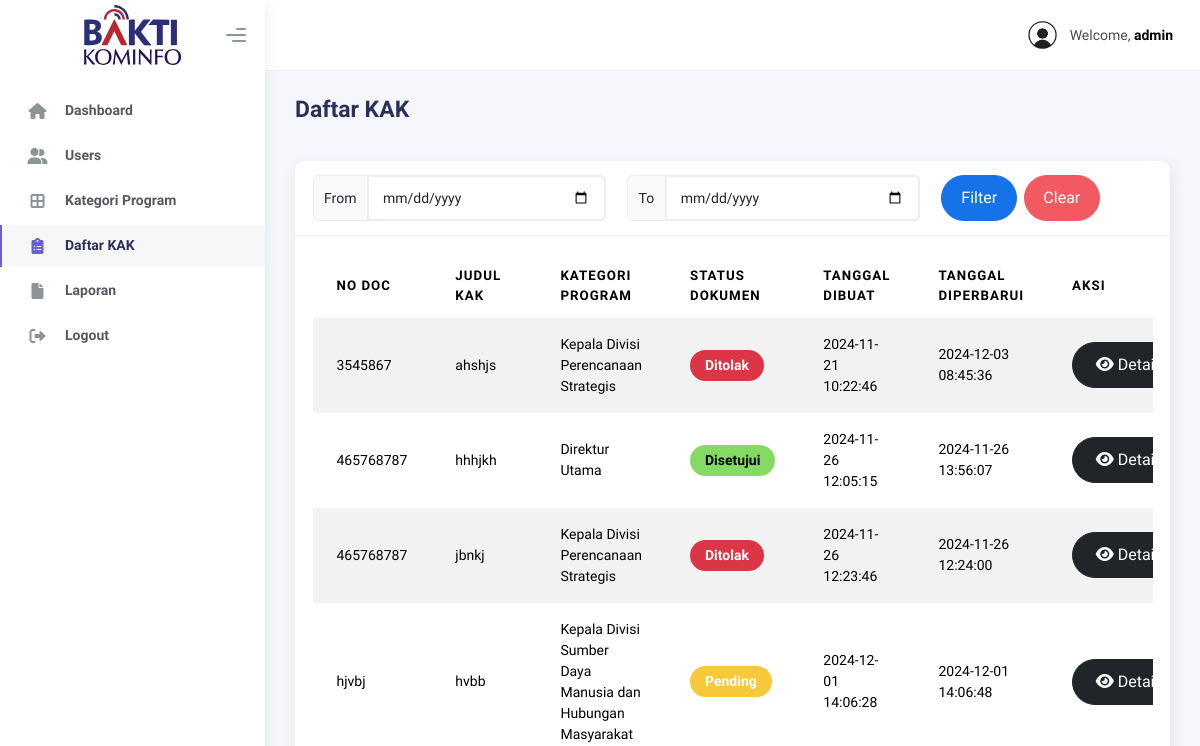
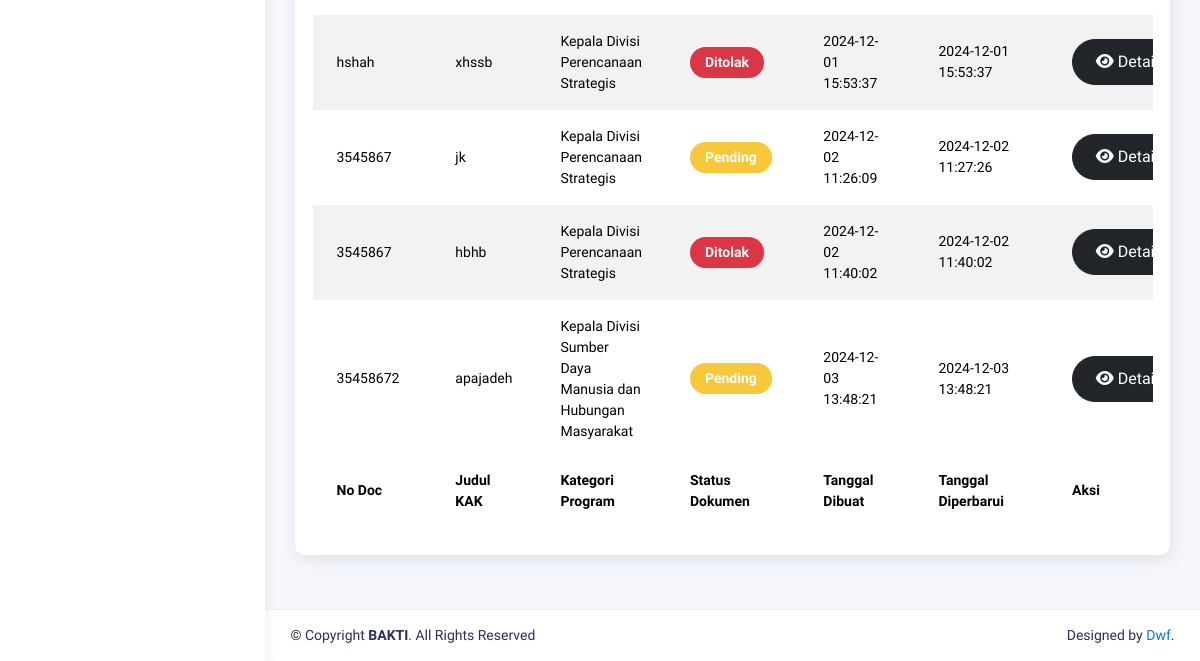
The page /views/admin/daftar.php (signed in) on the database as committed earlier (2 pictures, top to bottom).
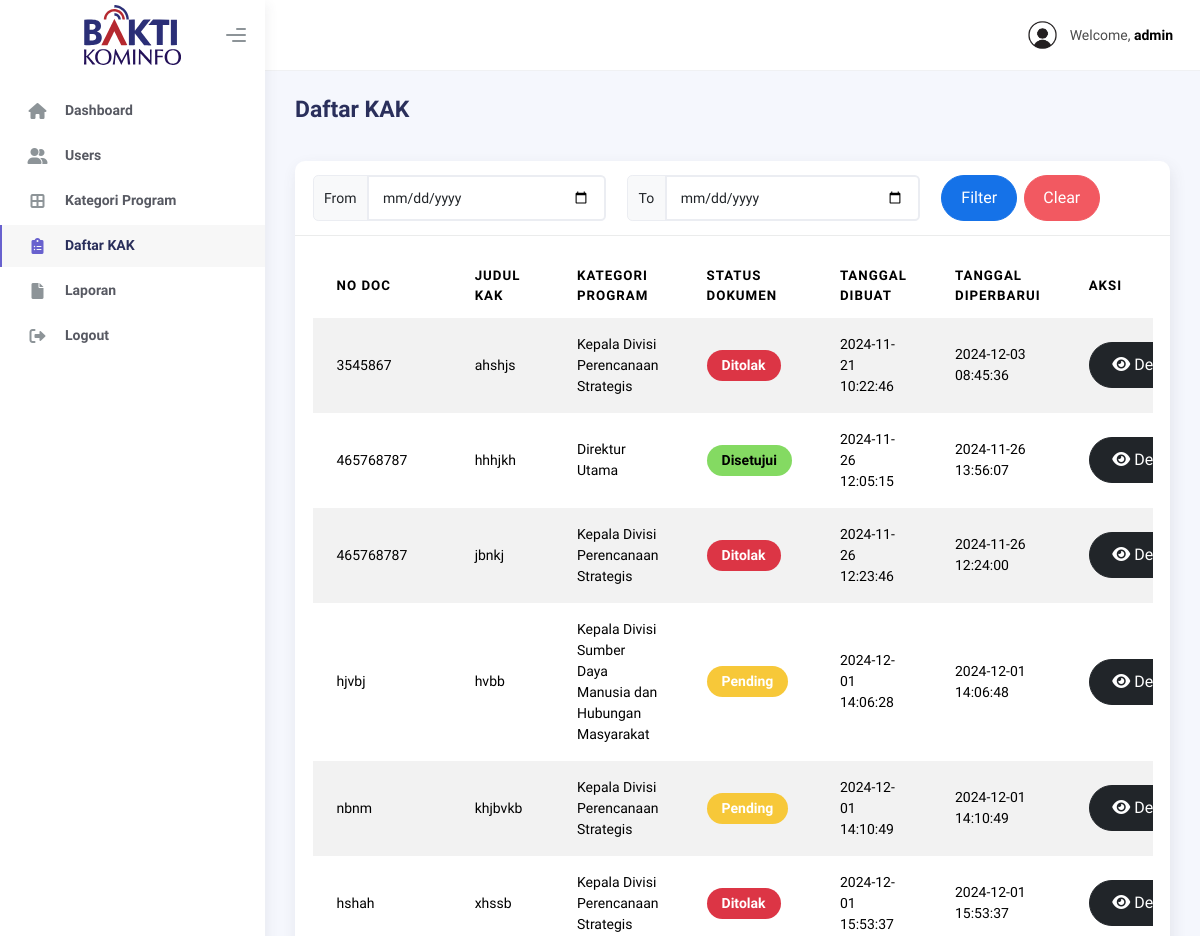
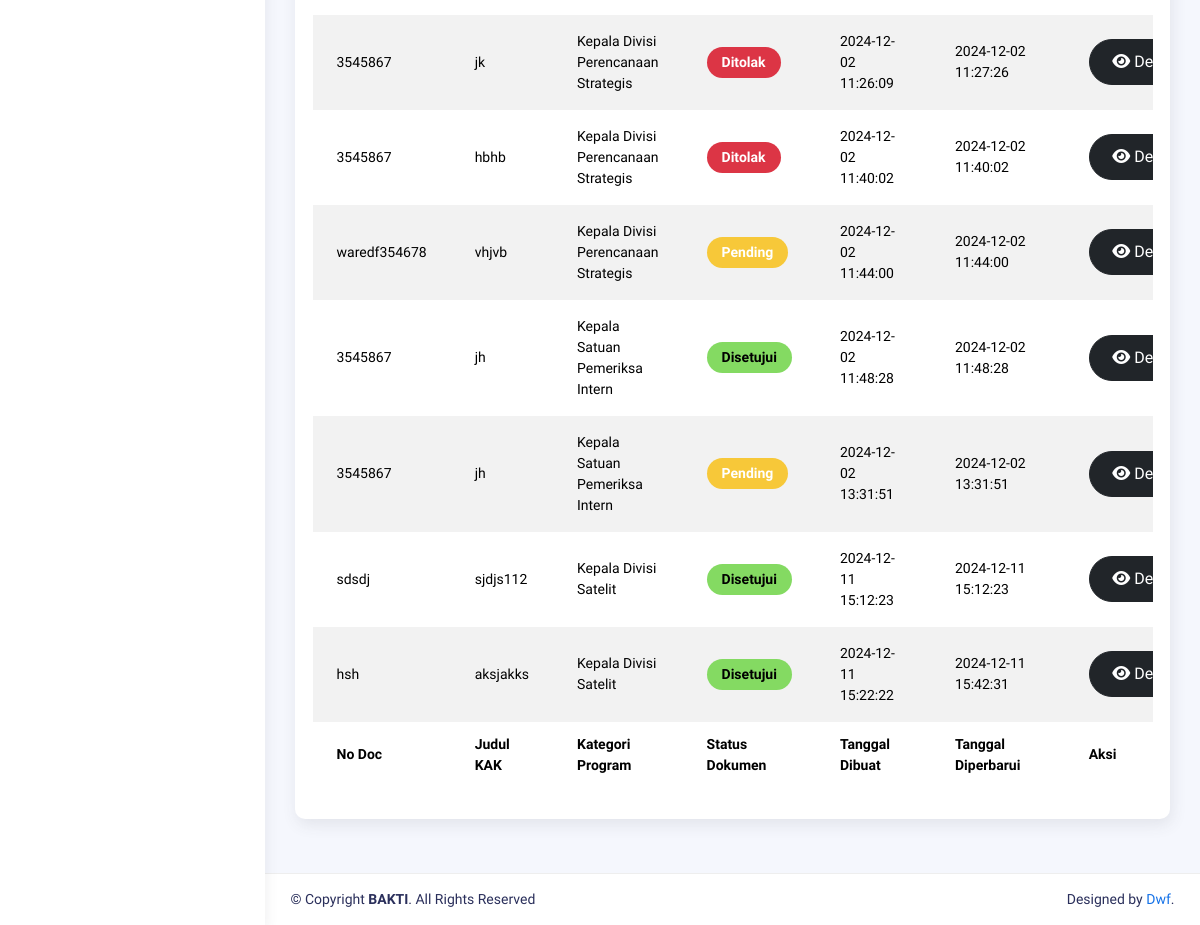
The same page on the database as committed later (2 pictures, top to bottom).
### tables this page shows
CREATE TABLE `kak` (
  `kak_id` int(11) NOT NULL,
  `user_id` int(11) NOT NULL,
  `kategori_id` int(11) NOT NULL,
  `no_doc_mak` varchar(100) NOT NULL,
  `judul` varchar(255) NOT NULL,
  `status` enum('pending','disetujui','ditolak','draft') NOT NULL,
  `indikator` text NOT NULL,
  `satuan_ukur` text NOT NULL,
  `volume` text NOT NULL,
  `latar_belakang` text NOT NULL,
  `dasar_hukum` text NOT NULL,
  `gambaran_umum` text NOT NULL,
  `tujuan` text NOT NULL,
  `target_sasaran` text NOT NULL,
  `unit_kerja` text NOT NULL,
  `ruang_lingkup` text NOT NULL,
  `produk_jasa_dihasilkan` text NOT NULL,
  `waktu_pelaksanaan` text NOT NULL,
  `tenaga_ahli_terampil` text NOT NULL,
  `peralatan` text NOT NULL,
  `metode_kerja` text NOT NULL,
  `manajemen_resiko` text NOT NULL,
  `laporan_pengajuan_pekerjaan` text NOT NULL,
  `sumber_dana_prakiraan_biaya` text NOT NULL,
  `penutup` text NOT NULL,
  `lampiran` varchar(150) NOT NULL,
  `created_at` datetime NOT NULL,
  `updated_at` datetime NOT NULL
);

CREATE TABLE `kategori_program` (
  `kategori_id` int(11) NOT NULL,
  `nama_divisi` char(100) NOT NULL,
  `status` enum('plt','definitif') NOT NULL
);

### views/admin/daftar.php (the view, shortened to what the changed rows need)
<?php
require '../../models/DaftarModel.php';
?>
<!DOCTYPE html>
<html lang="en">
<head>
  <link rel="stylesheet" href="../../assets/css/style.css">
  <link rel="stylesheet" href="https://cdn.jsdelivr.net/npm/sweetalert2@11/dist/sweetalert2.min.css">
  <link rel="stylesheet" href="https://cdnjs.cloudflare.com/ajax/libs/font-awesome/6.0.0/css/all.min.css">
  <link rel="stylesheet" href="../../assets/css/bootstrap.min.css" />
  <link rel="stylesheet" href="../../assets/css/plugins.min.css" />
  <link rel="stylesheet" href="../../assets/css/kaiadmin.min.css" />
  <link rel="stylesheet" href="../../assets/css/demo.css" />
</head>
<body>
  <div class="wrapper">
    <div class="main-panel">
      <div class="container">
        <div class="page-inner">
          <div class="row">
            <div class="col-md-12">
              <div class="card">
                <div class="card-body">
                  <?php
                  $query = "
SELECT
    kak.kak_id,
    kak.no_doc_mak,
    kak.judul,
    kategori_program.nama_divisi AS kategori_program,
    kak.status,
    kak.created_at AS tanggal_dibuat,
    kak.updated_at AS tanggal_diperbarui
FROM
    kak
LEFT JOIN
    kategori_program
ON
    kak.kategori_id = kategori_program.kategori_id
WHERE
    kak.status IN ('pending', 'disetujui', 'ditolak')
";
                  $result = mysqli_query($koneksi, $query);
                  ?>
                  <div class="table-responsive">
                    <table id="add-row" class="display table table-striped table-hover">
                      <thead>
                        <tr>
                          <th>No Doc</th>
                          <th>Judul KAK</th>
                          <th>Kategori Program</th>
                          <th>Status Dokumen</th>
                          <th>Tanggal Dibuat</th>
                          <th>Tanggal Diperbarui</th>
                          <th style="width: 10%">Aksi</th>
                        </tr>
                      </thead>
                      <tfoot>
                        <tr>
                          <th>No Doc</th>
                          <th>Judul KAK</th>
                          <th>Kategori Program</th>
                          <th>Status Dokumen</th>
                          <th>Tanggal Dibuat</th>
                          <th>Tanggal Diperbarui</th>
                          <th>Aksi</th>
                        </tr>
                      </tfoot>
                      <tbody>
                        <?php if ($result && mysqli_num_rows($result) > 0): ?>
                          <?php while ($row = mysqli_fetch_assoc($result)): ?>
                            <?php
                            $statusClass = '';
                            switch ($row['status']) {
                              case 'disetujui':
                                $statusClass = 'status-disetujui';
                                break;
                              case 'pending':
                                $statusClass = 'status-pending';
                                break;
                              case 'ditolak':
                                $statusClass = 'status-ditolak';
                                break;
                            }
                            ?>
                            <tr>
                              <td><?= htmlspecialchars($row['no_doc_mak']); ?></td>
                              <td><?= htmlspecialchars($row['judul']); ?></td>
                              <td><?= htmlspecialchars($row['kategori_program']); ?></td>
                              <td>
                                <span class="status <?= $statusClass; ?>">
                                  <?= ucfirst($row['status']); ?>
                                </span>
                              </td>
                              <td><?= htmlspecialchars($row['tanggal_dibuat']); ?></td>
                              <td><?= htmlspecialchars($row['tanggal_diperbarui']); ?></td>
                              <td>
                                <div class="form-button-action">
                                  <a href="../../controllers/generate_pdf.php?kak_id=<?= $row['kak_id']; ?>" target="_blank"
                                    class="btn btn-dark btn-round me-2"
                                    style="width: 110px;">
                                    <i class="fa fa-eye"></i> Detail
                                  </a>
                                </div>
                              </td>
                            </tr>
                          <?php endwhile; ?>
                        <?php else: ?>
                          <tr>
                            <td colspan="7" class="text-center">Tidak ada data daftar ditemukan.</td>
                          </tr>
                        <?php endif; ?>
                      </tbody>
                    </table>
                  </div>
                </div>
              </div>
            </div>
          </div>
        </div>
      </div>
    </div>
  </div>
</body>
</html>

Rows that differ between the two databases and show on the page:
removed kak: no_doc_mak "35458672", judul "apajadeh", kategori.nama_divisi "Kepala Divisi Sumber Daya Manusia dan Hubungan Masyarakat", status "Pending", created_at "2024-12-03 13:48:21", updated_at "2024-12-03 13:48:21"
now on this page (row edited): kak: no_doc_mak "nbnm", judul "khjbvkb", kategori.nama_divisi "Kepala Divisi Perencanaan Strategis", status "Pending", created_at "2024-12-01 14:10:49", updated_at "2024-12-01 14:10:49"
changed kak "jk": status "Pending" → "Ditolak"
now on this page (row edited): kak: no_doc_mak "waredf354678", judul "vhjvb", kategori.nama_divisi "Kepala Divisi Perencanaan Strategis", status "Pending", created_at "2024-12-02 11:44:00", updated_at "2024-12-02 11:44:00"
now on this page (row edited): kak: no_doc_mak "3545867", judul "jh", kategori.nama_divisi "Kepala Satuan Pemeriksa Intern", status "Disetujui", created_at "2024-12-02 11:48:28", updated_at "2024-12-02 11:48:28"
now on this page (row edited): kak: no_doc_mak "3545867", judul "jh", kategori.nama_divisi "Kepala Satuan Pemeriksa Intern", status "Pending", created_at "2024-12-02 13:31:51", updated_at "2024-12-02 13:31:51"
added kak: no_doc_mak "sdsdj", judul "sjdjs112", kategori.nama_divisi "Kepala Divisi Satelit", status "Disetujui", created_at "2024-12-11 15:12:23", updated_at "2024-12-11 15:12:23"
added kak: no_doc_mak "hsh", judul "aksjakks", kategori.nama_divisi "Kepala Divisi Satelit", status "Disetujui", created_at "2024-12-11 15:22:22", updated_at "2024-12-11 15:42:31"
